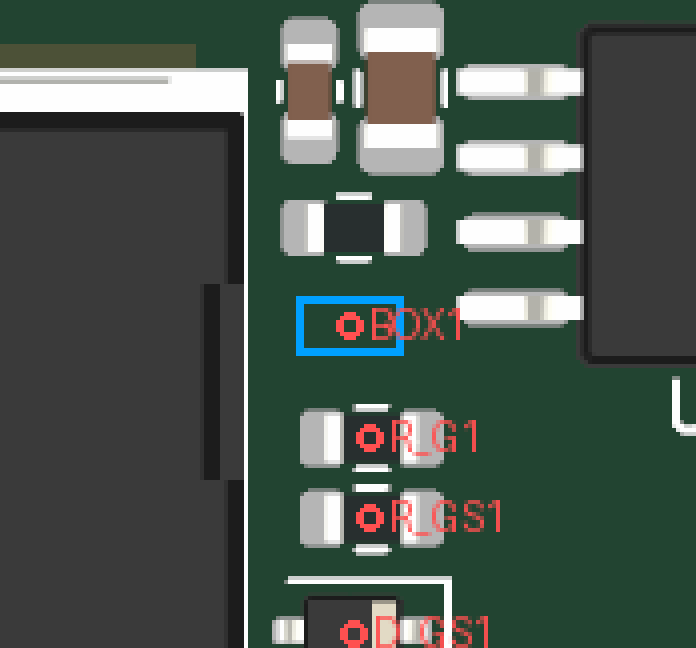
#> input picture qfbms32 ai pcb/scratch/box1_crop_qfbms32_3d_top.png, 696 x 648 px, given in place of crop_3d_s1_s2.png, which was not available
$ python make_comparison.py
#> lines starting #> are read from the running program, lines starting #| are printed output that depends on the picture; pictures that were not available may be replaced by others from this repository, and a replacement may not be noted
from PIL import Image, ImageDraw, ImageFont
import os

brain_dir = r"C:\Users\quinn\.gemini\antigravity-ide\brain\0b8fcda9-1947-42aa-99e4-1151d2cb92f0"
crop_3d_old = Image.open("qfbms32 ai pcb/scratch/crop_3d_s1_s2.png")
#> crop_3d_old is the input picture: PIL image 696x648 RGBA; mean R, G, B, A 74, 86, 78.1, 255
crop_3d_new = Image.open("qfbms32 ai pcb/scratch/zoom_new_rs1_rs2.png")
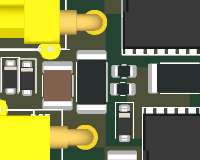
#> input picture qfbms32 ai pcb/scratch/zoom_new_rs1_rs2.png, 200 x 160 px, found by its file name
#> crop_3d_new is the input picture: PIL image 200x160 RGBA; mean R, G, B, A 122.3, 123.9, 74.7, 255
crop_real = Image.open("qfbms32 ai pcb/scratch/zoom_s1_s2_real.png")
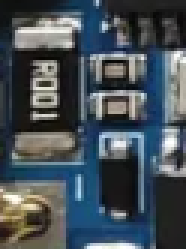
#> input picture qfbms32 ai pcb/scratch/zoom_s1_s2_real.png, 62 x 83 px, found by its file name (shown 3 times larger)
#> crop_real is the input picture: PIL image 62x83 RGBA; mean R, G, B, A 70.4, 80.4, 87.3, 255

# Resize real to match height roughly
target_h = crop_3d_new.height
#> target_h = 160
scale = target_h / crop_real.height
#> scale = 1.93
real_resized = crop_real.resize((int(crop_real.width * scale), target_h), Image.Resampling.LANCZOS)
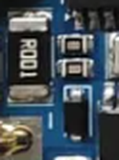
#> real_resized: PIL image 119x160 RGBA; mean R, G, B, A 70.4, 80.4, 87.3, 255

# Create combined canvas
pad = 10
total_w = crop_3d_old.width + crop_3d_new.width + real_resized.width + pad * 4
#> total_w = 1055
canvas_h = target_h + 50
#> canvas_h = 210
canvas = Image.new("RGB", (total_w, canvas_h), (25, 30, 36))
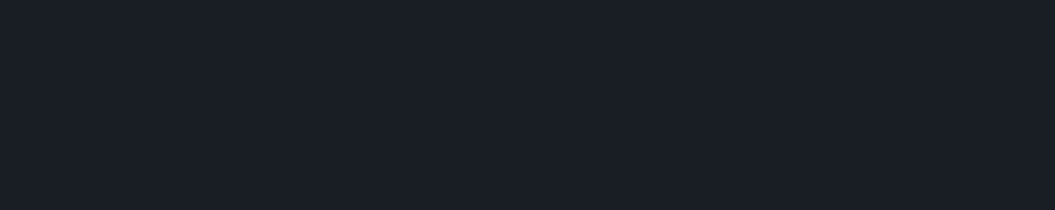
#> canvas: PIL image 1055x210 RGB; mean R, G, B 25, 30, 36
draw = ImageDraw.Draw(canvas)

font = ImageFont.load_default()

# Paste images
x = pad
canvas.paste(crop_3d_old, (x, 35))
draw.text((x + 10, 10), "BEFORE (0603 C_S1, C_S2)", fill=(255, 100, 100), font=font)

x += crop_3d_old.width + pad
#> x = 716
canvas.paste(crop_3d_new, (x, 35))
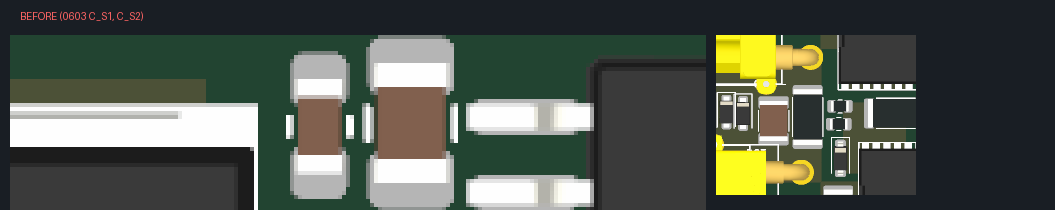
#> canvas: PIL image 1055x210 RGB; mean R, G, B 80.6, 87.5, 77.4
draw.text((x + 10, 10), "AFTER (0805 R_S1, R_S2 '1000')", fill=(100, 255, 100), font=font)

x += crop_3d_new.width + pad
#> x = 926
canvas.paste(real_resized, (x, 35))
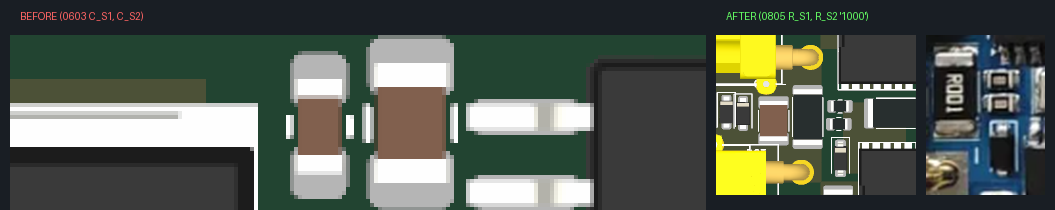
#> canvas: PIL image 1055x210 RGB; mean R, G, B 84.6, 92.2, 81.9
draw.text((x + 10, 10), "REAL PCB (Physical)", fill=(100, 200, 255), font=font)

out_p = os.path.join(brain_dir, "s1_s2_comparison.png")
canvas.save(out_p)
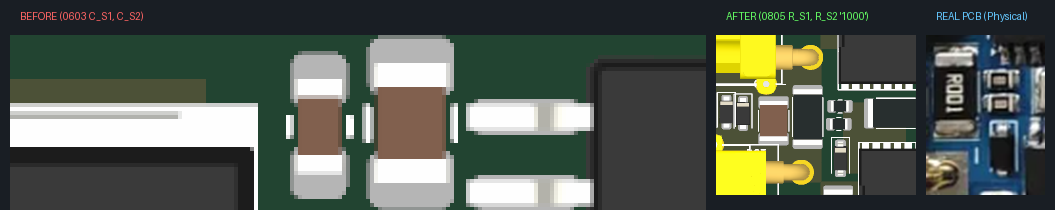
#> saved as s1_s2_comparison.png: PIL image 1055x210 RGB; mean R, G, B 84.7, 92.4, 82.1
print(f"Saved side-by-side comparison to {out_p}")
